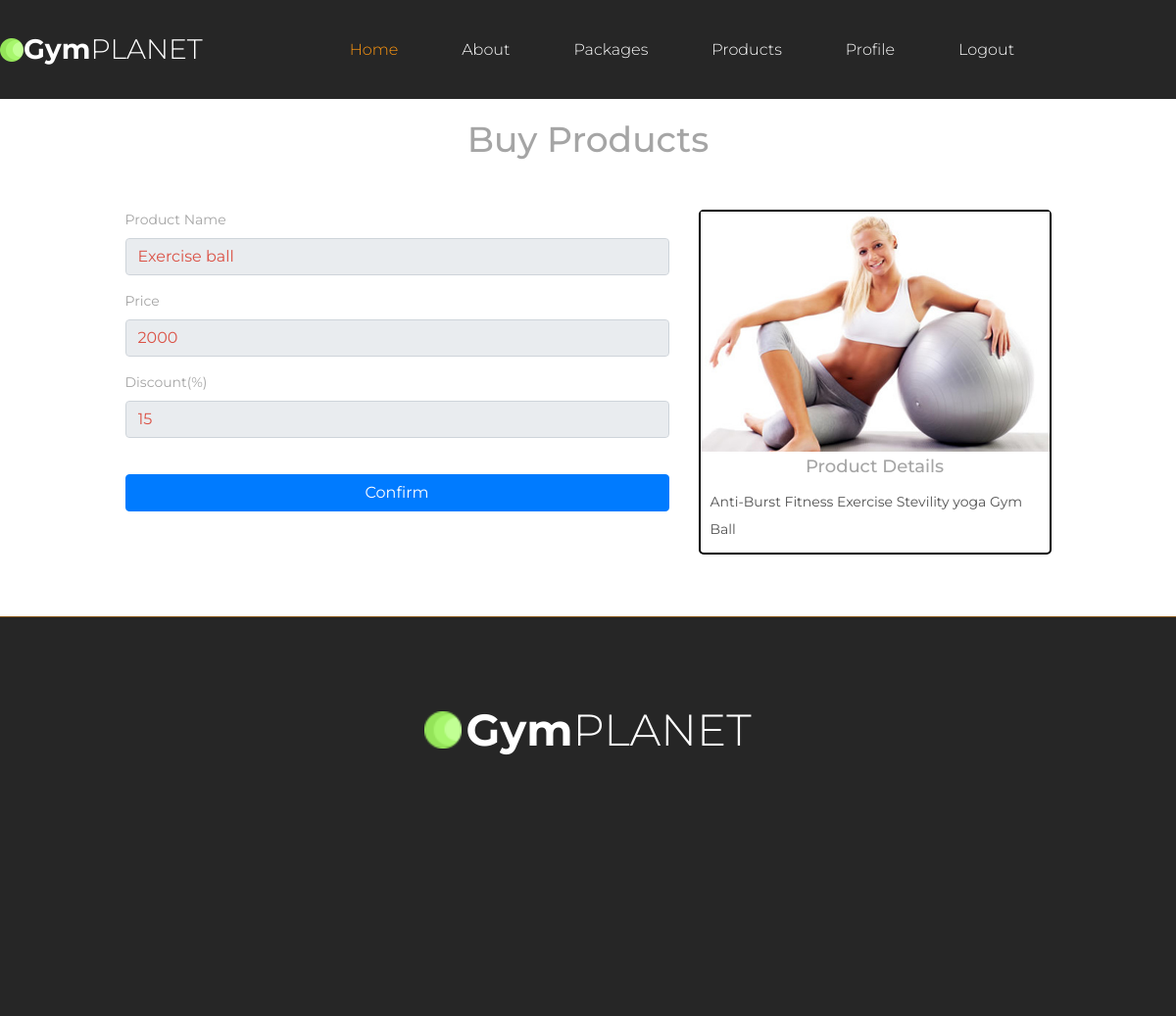
Page /buyProduct.php?product_id=2 (signed in) on the committed database.
### tables this page shows
CREATE TABLE `product_table` (
  `id` int(11) NOT NULL,
  `name` varchar(255) NOT NULL,
  `description` text NOT NULL,
  `image` varchar(255) NOT NULL,
  `stock` varchar(255) NOT NULL,
  `buying_price` int(11) NOT NULL,
  `selling_price` int(11) NOT NULL,
  `discount` int(11) NOT NULL,
  `soft_delete` tinyint(4) NOT NULL DEFAULT 0
);

### Classes/DB.php (called while the page is built, shortened)
<?php
class DB
{
    public function connect(){
        $this->conn = new mysqli("localhost","root","","gym");
        if ($this->conn->connect_error) {
          die("Connection failed: " . $this->conn->connect_error);
        }
        else{
            return $msg =  "connected";
        }
    }
}

### Classes/ProductClass.php (called while the page is built, shortened)
<?php
include_once 'db.php';
class ProductClass extends DB
{
    public function ShowSelectedproduct($product_id){
        $qry = "SELECT * FROM product_table WHERE id='$product_id' AND soft_delete=0";
        $result = $this->conn->query($qry);
        return $result;
    }
}

### buyProduct.php (the view, shortened to what this page needs)
<?php
include 'layouts/header.php';
include 'layouts/nav.php';
if (isset($_GET['product_id'])) {
    $product_id = $_GET['product_id'];
}
?>
<br>
<div class="container" style="padding-top: 100px;">
    <h2 class="text-center">Buy Products</h2>
    <br><br>
    <div class="row">
        <div class="col-md-1"></div>
        <div class="col-md-6">
            <?php
            $view = $product->ShowSelectedproduct($product_id);
            $value = mysqli_fetch_array($view);
            ?>
            <form method="POST">
                <div class="form-group">
                    <label>Product Name</label>
                    <input type="text" readonly value="<?php echo $value['name']; ?>" class="form-control" />
                </div>
                <div class="form-group">
                    <label>Price</span></label>
                    <input name="selling_price" type="text" readonly value="<?php echo $value['selling_price']; ?>" class="form-control" />
                </div>
                <div class="form-group">
                    <label>Discount(%)</span></label>
                    <input name="discount" type="text" readonly value="<?php echo $value['discount']; ?>" class="form-control" />
                </div>
                <br>
                <div class="form-group">
                    <button style="float:left;" type="submit" class="btn btn-primary btn-block">Confirm</button>
                </div>
                <br><br>
            </form>
        </div>
        <div class="col-md-4">
            <div style="border: 2px solid black; border-radius: 5px;">
                <div class="blog_post_image"><img src="admin/<?php echo $value['image'] ?>" alt=""></div>
                <h4 style="text-align: center;margin-top: 5px;">Product Details</h4>
                <p style="margin: 10px;"><?php echo $value['description']; ?></p>
            </div>
        </div>
        </div><br><br><br>
    </div>
    <?php include 'layouts/footer.php'; ?>

### styles/about.css (style rules this page uses)
* { margin: 0; padding: 0; -webkit-font-smoothing: antialiased; -webkit-text-shadow: rgba(0,0,0,.01) 0 0 1px; text-shadow: rgba(0,0,0,.01) 0 0 1px; }
body { font-family: 'Montserrat', sans-serif; font-size: 14px; font-weight: 400; background: #FFFFFF; color: #a5a5a5; }
div { display: block; position: relative; -webkit-box-sizing: border-box; -moz-box-sizing: border-box; box-sizing: border-box; }
p { font-family: 'Montserrat', sans-serif; font-size: 14px; line-height: 2; font-weight: 400; color: #535353; -webkit-font-smoothing: antialiased; -webkit-text-shadow: rgba(0,0,0,.01) 0 0 1px; text-shadow: rgba(0,0,0,.01) 0 0 1px; }
p:last-of-type { margin-bottom: 0; }
h2 { font-size: 36px; }
h4 { font-size: 18px; }
h1, h2, h3, h4, h5, h6 { font-family: 'Montserrat', sans-serif; -webkit-font-smoothing: antialiased; -webkit-text-shadow: rgba(0,0,0,.01) 0 0 1px; text-shadow: rgba(0,0,0,.01) 0 0 1px; line-height: 1.2; }
.form-control { color: #db5246; }

### styles/profile.css (style rules this page uses)
* { margin: 0; padding: 0; -webkit-font-smoothing: antialiased; -webkit-text-shadow: rgba(0,0,0,.01) 0 0 1px; text-shadow: rgba(0,0,0,.01) 0 0 1px; }
body { font-family: 'Montserrat', sans-serif; font-size: 14px; font-weight: 400; background: #FFFFFF; color: #a5a5a5; }
div { display: block; position: relative; -webkit-box-sizing: border-box; -moz-box-sizing: border-box; box-sizing: border-box; }
p { font-family: 'Montserrat', sans-serif; font-size: 14px; line-height: 2; font-weight: 400; color: #535353; -webkit-font-smoothing: antialiased; -webkit-text-shadow: rgba(0,0,0,.01) 0 0 1px; text-shadow: rgba(0,0,0,.01) 0 0 1px; }
p:last-of-type { margin-bottom: 0; }
h2 { font-size: 36px; }
h4 { font-size: 18px; }
h1, h2, h3, h4, h5, h6 { font-family: 'Montserrat', sans-serif; -webkit-font-smoothing: antialiased; -webkit-text-shadow: rgba(0,0,0,.01) 0 0 1px; text-shadow: rgba(0,0,0,.01) 0 0 1px; line-height: 1.2; }
.form-control { color: #db5246; }

### styles/services.css (style rules this page uses)
* { margin: 0; padding: 0; -webkit-font-smoothing: antialiased; -webkit-text-shadow: rgba(0,0,0,.01) 0 0 1px; text-shadow: rgba(0,0,0,.01) 0 0 1px; }
body { font-family: 'Montserrat', sans-serif; font-size: 14px; font-weight: 400; background: #FFFFFF; color: #a5a5a5; }
div { display: block; position: relative; -webkit-box-sizing: border-box; -moz-box-sizing: border-box; box-sizing: border-box; }
p { font-family: 'Montserrat', sans-serif; font-size: 14px; line-height: 2; font-weight: 400; color: #535353; -webkit-font-smoothing: antialiased; -webkit-text-shadow: rgba(0,0,0,.01) 0 0 1px; text-shadow: rgba(0,0,0,.01) 0 0 1px; }
p:last-of-type { margin-bottom: 0; }
h2 { font-size: 36px; }
h4 { font-size: 18px; }
h1, h2, h3, h4, h5, h6 { font-family: 'Montserrat', sans-serif; -webkit-font-smoothing: antialiased; -webkit-text-shadow: rgba(0,0,0,.01) 0 0 1px; text-shadow: rgba(0,0,0,.01) 0 0 1px; line-height: 1.2; }
.form-control { color: #db5246; }

### styles/main_styles.css (style rules this page uses)
* { margin: 0; padding: 0; -webkit-font-smoothing: antialiased; -webkit-text-shadow: rgba(0,0,0,.01) 0 0 1px; text-shadow: rgba(0,0,0,.01) 0 0 1px; }
body { font-family: 'Montserrat', sans-serif; font-size: 14px; font-weight: 400; background: #FFFFFF; color: #a5a5a5; }
div { display: block; position: relative; -webkit-box-sizing: border-box; -moz-box-sizing: border-box; box-sizing: border-box; }
p { font-family: 'Montserrat', sans-serif; font-size: 14px; line-height: 2; font-weight: 400; color: #535353; -webkit-font-smoothing: antialiased; -webkit-text-shadow: rgba(0,0,0,.01) 0 0 1px; text-shadow: rgba(0,0,0,.01) 0 0 1px; }
p:last-of-type { margin-bottom: 0; }
h2 { font-size: 36px; }
h4 { font-size: 18px; }
h1, h2, h3, h4, h5, h6 { font-family: 'Montserrat', sans-serif; -webkit-font-smoothing: antialiased; -webkit-text-shadow: rgba(0,0,0,.01) 0 0 1px; text-shadow: rgba(0,0,0,.01) 0 0 1px; line-height: 1.2; }
.form-control { color: #db5246; }
.blog_post_image { width: 100%; }
.blog_post_image img { max-width: 100%; }

### buyProduct.php (style rules this page uses)
* { box-sizing: border-box; }

### rows in the picture
product_table: name "Exercise ball", selling_price "2000", discount "15", image (picture), description "Anti-Burst Fitness Exercise Stevility yoga Gym Ball"
